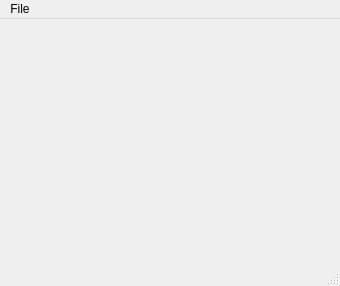
<?xml version="1.0" encoding="UTF-8"?>
<ui version="4.0">
 <class>donutPlot</class>
 <widget class="QMainWindow" name="donutPlot">
  <property name="geometry">
   <rect>
    <x>0</x>
    <y>0</y>
    <width>340</width>
    <height>286</height>
   </rect>
  </property>
  <property name="windowTitle">
   <string>Donut Plot</string>
  </property>
  <property name="autoFillBackground">
   <bool>true</bool>
  </property>
  <widget class="QWidget" name="centralwidget">
   <layout class="QHBoxLayout" name="horizontalLayout">
    <item>
     <widget class="QLabel" name="donutPlotImage">
      <property name="text">
       <string/>
      </property>
     </widget>
    </item>
   </layout>
  </widget>
  <widget class="QMenuBar" name="menubar">
   <property name="geometry">
    <rect>
     <x>0</x>
     <y>0</y>
     <width>340</width>
     <height>22</height>
    </rect>
   </property>
   <widget class="QMenu" name="menuFile">
    <property name="title">
     <string>File</string>
    </property>
    <widget class="QMenu" name="menuExport">
     <property name="title">
      <string>Export...</string>
     </property>
     <addaction name="actionPNG"/>
     <addaction name="actionPDF"/>
    </widget>
    <addaction name="menuExport"/>
   </widget>
   <addaction name="menuFile"/>
  </widget>
  <widget class="QStatusBar" name="statusbar"/>
  <action name="actionPNG">
   <property name="text">
    <string>PNG</string>
   </property>
  </action>
  <action name="actionPDF">
   <property name="text">
    <string>PDF</string>
   </property>
  </action>
 </widget>
 <resources/>
 <connections/>
</ui>
